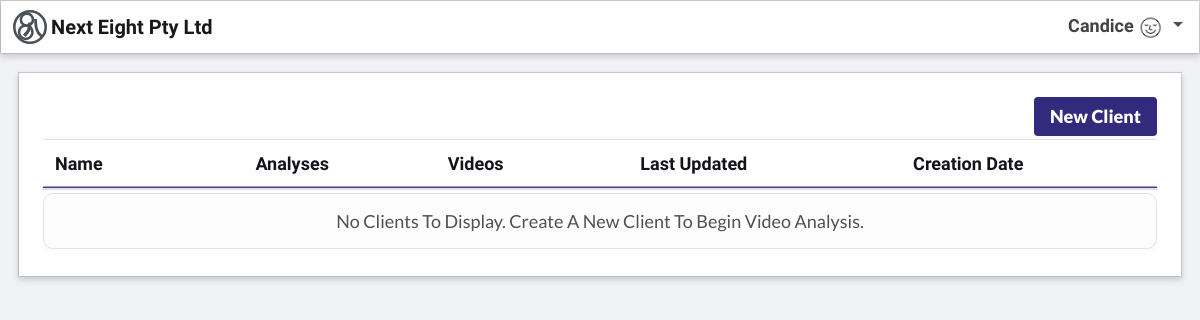
The page /page/ (signed in) on the database as committed earlier.
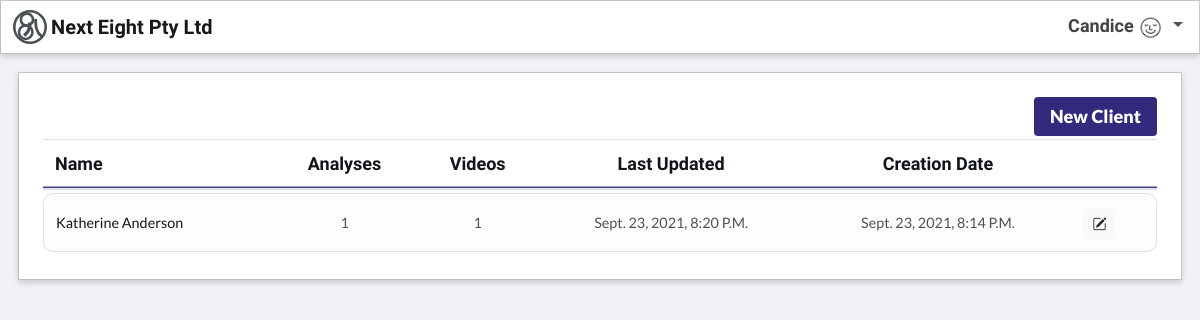
The same page on the database as committed later.
### page/models.py (models this page shows, shortened)
class Client(models.Model):
    first_name = models.CharField(max_length=30)
    last_name = models.CharField(max_length=30)
    dob = models.DateTimeField(default=timezone.now)
    email = models.EmailField(blank=True, null=True)
    phone_number = models.CharField(max_length=30, blank=True, null=True)
    notes = models.CharField(max_length=1000, blank=True)
    num_analyses = models.IntegerField(default=0)
    num_videos = models.IntegerField(default=0)
    videos = []
    analyses = []
    last_updated = models.DateTimeField(auto_now=True)
    creation_date = models.DateTimeField(default=timezone.now)
    image = models.FileField(default="profile_pics/default.jpg")

### page/views.py (the view, shortened to what this page needs)
# urls.py: path('', ClientListView.as_view(), name='page-home'),
class ClientListView(LoginRequiredMixin, ListView):
    model = Client
    template_name = 'page/home.html'
    context_object_name = 'clients'
    ordering = ['first_name']

### page/templates/page/home.html (shortened to what this page needs)
{% extends "page/base.html" %}
{% block content %}
<div class="content-section home-style custom-background">
    <table id="dtBasicExample" class="table table-hover table-light m-0" cellspacing="0" width="100%">
        {% if user.is_staff and user.is_authenticated %}
            <nav class="custom-navigation-bar navbar navbar-inverse p-0">
                <div class="container p-0" style="flex-wrap: nowrap;">
                    <a href="{% url 'create-client'%}">
                        <button type="button" class="btn btn_custom_blue nav-link float-right">New Client</button>
                    </a>
                </div>
            </nav>
            <div>
                <thead>
                    <tr class="tab-style">
                        <th>Name</th>
                        <th class="text-center">Analyses</th>
                        <th class="text-center">Videos</th>
                        <th class="text-center">Last Updated</th>
                        <th class="text-center">Creation Date</th>
                        <th></th>
                    </tr>
                </thead>
                {% if clients|length == 0 %}
                    <tr>
                        <td colspan="6" class="text-center">No clients to display. Create a new client to begin video analysis.</td>
                    </tr>
                {% else %}
                    {% for client in clients %}
                    <tr class="listed-client-style" data-href="{% url 'client' client.id %}">
                        <td class="table-link"><small>{{ client.first_name }} {{ client.last_name }}</small></td>
                        <td class="text-center"><small>{{ client.num_analyses }}</small></td>
                        <td class="text-center"><small>{{ client.num_videos }}</small></td>
                        <td class="text-center"><small>{{ client.last_updated }}</small></td>
                        <td class="text-center"><small>{{ client.creation_date}}</small></td>
                        <td><a class="btn btn-light btn-sm" href="{% url 'update-client' client.id %}"><i class="bi bi-pencil-square"></i></a></td>
                    </tr>
                    {% endfor %}
                {% endif %}
            </div>
        {% endif %}
        </table>
    </div>
{% endblock content %}

Rows that differ between the two databases and show on the page:
added Client: first_name "Katherine", last_name "Anderson", num_analyses "1", num_videos "1", last_updated "Sept. 23, 2021, 8:20 P.m.", creation_date "Sept. 23, 2021, 8:14 P.m."
Other text that changed with them:
text no longer shown: "No Clients To Display. Create A New Client To Begin Video Analysis."
